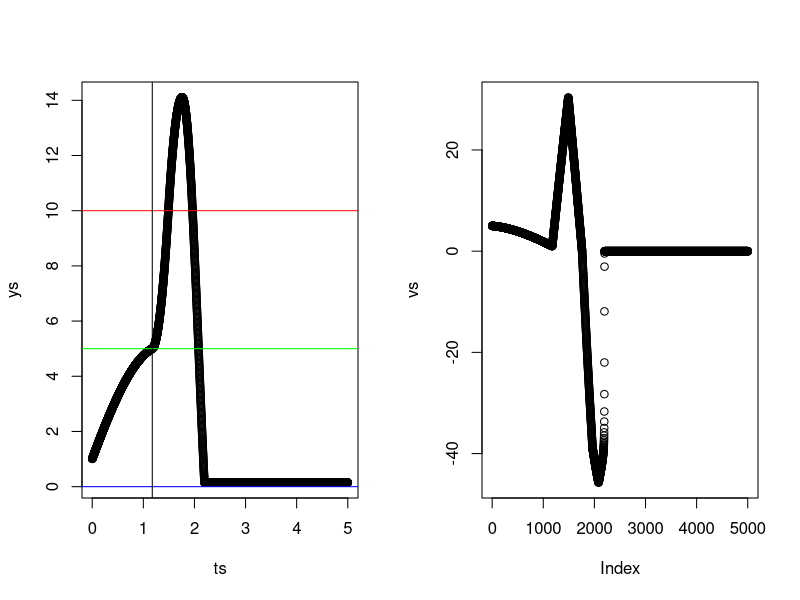

Reproduce this figure in R.
#!/usr/bin/Rscript
#  prototype2.R Author "Nathan Wycoff <nathanbrwycoff@gmail.com>" Date 06.02.2018

## A second prototype artificial neuron architecture.

# Second order as a system of two first order ODE's
yp <- function(y, v, t) v
vp <- function(y, v, t, a = 1, b = 1, alpha_1 = 1, alpha_2 = 2, alpha_3 = 0) {
    (-a)*y + #Exponential-ish decay
        abs(v) * exp(1/y) * (v < 0) + # Floor term
        b * (y > alpha_1 && y < alpha_2) * (v > 0) + #Upshoot when crossing threshold.
        -b *(y > alpha_2) + # reverses during action potential
        -b *(y > alpha_1) * (v < 0) # causes downwards movement
}

# Simulate the system using Euler's method
t_to <- 5
h <- 1e-3#Solver step size.
ts <- seq(0, t_to, by = h)

y <- 1
v <- 5

ys <- rep(NA, length(ts))
vs <- rep(NA, length(ts))

alpha_1 = 5
alpha_2 = 10
alpha_3 <- 0


first_reached <- NA

i <- 0
for (t in ts) {
    i <- i + 1

    y <- y + h * yp(y, v, t)
    v <- v + h * vp(y, v, t, a = 1, b = 100, 
                    alpha_1 = alpha_1, alpha_2 = alpha_2, alpha_3)

    if (is.na(first_reached) && y > alpha_1) {
        first_reached <- t
    }

    if (y < 0) {
        break
    }

    ys[i] <- y
    vs[i] <- v
}

par(mfrow=c(1,2))
#plot(ts[1:2000], ys[1:2000])
plot(ts, ys)
abline(h = alpha_1, col = 'green')
abline(h = alpha_2, col = 'red')
abline(h = alpha_3, col = 'blue')
abline(v = first_reached)
plot(vs)
